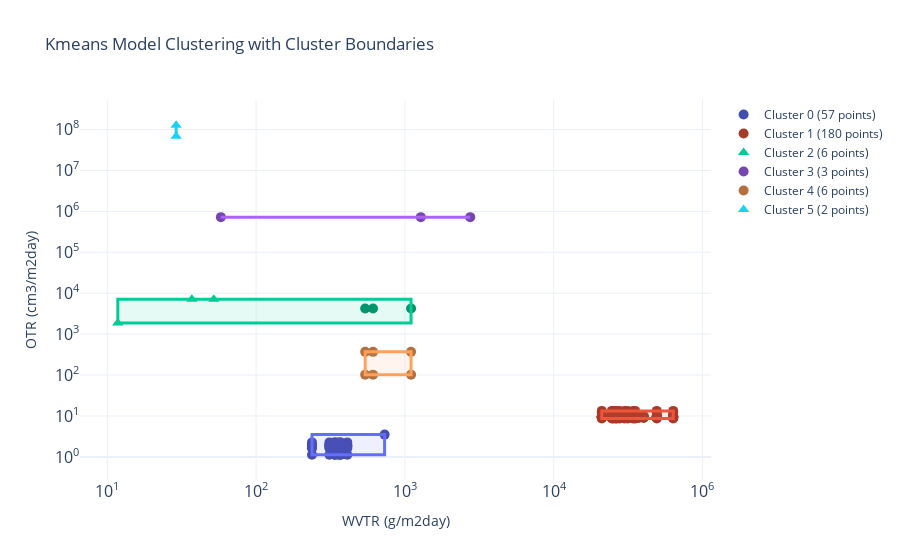

The cell this chart's notebook holds for it:
### Markdown cell above
### Kmeans

### Code cell
features = dtr[['log_OTR_Updated_Num', 'log_WVTR_Updated_Num']].dropna().values  # Drop rows with NaN
from sklearn.cluster import KMeans
from sklearn.preprocessing import StandardScaler

# Define whether to use normalization
use_normalization = True
# Normalize data if required
if use_normalization:
    scaler = StandardScaler()
    normalized_features = scaler.fit_transform(features)
else:
    normalized_features = features


# Check for valid data
if features.shape[0] == 0:
    raise ValueError("No valid data points available for clustering after removing NaNs.")

# Set the number of clusters
k = 6

# Apply KMeans clustering
kmeans = KMeans(n_clusters=k, random_state=42)
labels = kmeans.fit_predict(normalized_features)

# Add cluster labels to the original DataFrame
d_clean = dtr.dropna(subset=['log_OTR_Updated_Num', 'log_WVTR_Updated_Num']).copy()
d_clean['Cluster'] = labels

# Map clusters to Base Material
cluster_base_material_map = (
    d_clean.groupby('Cluster')['Base Material']
    .apply(lambda x: x.mode()[0] if not x.empty else f"Cluster {x.name}")
    .to_dict()
)

# Assign a color palette for clusters
color_palette = px.colors.qualitative.Plotly  # Get Plotly color palette
cluster_colors = {cluster: color_palette[i % len(color_palette)] for i, cluster in enumerate(cluster_base_material_map.keys())}

# Initialize a Plotly figure
fig = go.Figure()

# Add scatter plot for each cluster
for cluster_label in np.unique(labels):
    cluster_data = d_clean[d_clean['Cluster'] == cluster_label]
    cluster_size = len(cluster_data) 
    # cluster_name = f"Cluster {cluster_label} ({cluster_size} points) - {cluster_base_material_map[cluster_label]}"
    cluster_name = f"Cluster {cluster_label} ({cluster_size} points)"
    cluster_color = cluster_colors[cluster_label]
    
    marker_colors = [
        f"rgba({int(int(cluster_color.lstrip('#')[0:2], 16) * 0.7)},"
        f"{int(int(cluster_color.lstrip('#')[2:4], 16) * 0.7)},"
        f"{int(int(cluster_color.lstrip('#')[4:6], 16) * 0.7)}, 1)"
        if is_sustainable else cluster_color
        for is_sustainable in cluster_data['Material'].str.lower().eq('sustainable')
    ]

    # Adjust marker shape for conventional materials
    marker_symbols = [
        'triangle-up' if is_conventional else 'circle'
        for is_conventional in cluster_data['Material'].str.lower().eq('conventional')
    ]

    fig.add_trace(go.Scatter(
        x=cluster_data['log_WVTR_Updated_Num'],
        y=cluster_data['log_OTR_Updated_Num'],
        mode='markers',
        name=cluster_name,  # Legend entry with cluster number and base material
        marker=dict(size=10, color=marker_colors, symbol=marker_symbols),
        hovertemplate=(
            "Base Material: %{text}<br>"
            "Type: %{customdata[0]}<br>"
            "Secondary Material: %{customdata[1]}<br>"
            "Material:%{customdata[2]}<br>"
            "log(WVTR): %{x}<br>"
            "log(OTR): %{y}"
        ),
        text=cluster_data['Base Material'],
        customdata=cluster_data[['Type', 'Secondary Material','Material']].values
    ))

    # Calculate cluster boundary (bounding box)
    x_min = cluster_data['log_WVTR_Updated_Num'].min()
    x_max = cluster_data['log_WVTR_Updated_Num'].max()
    y_min = cluster_data['log_OTR_Updated_Num'].min()
    y_max = cluster_data['log_OTR_Updated_Num'].max()

    # Convert hex color to rgba for transparency
    if cluster_color.startswith("#"):
        r, g, b = tuple(int(cluster_color.lstrip("#")[i:i+2], 16) for i in (0, 2, 4))
        fill_color = f"rgba({r}, {g}, {b}, 0.1)"
    else:
        fill_color = cluster_color  # Fallback if color is not in hex format

    # Add a rectangle for the cluster boundary
    fig.add_shape(
        type="rect",
        x0=x_min, x1=x_max,
        y0=y_min, y1=y_max,
        line=dict(color=cluster_color, width=3),
        fillcolor=fill_color
    )
file_suffix = "normalized" if use_normalization else "unnormalized"
fig.update_layout(
    title="Kmeans Model Clustering with Cluster Boundaries_log",
    xaxis_title="WVTR (g/m2day)",
    yaxis_title="OTR (cm3/m2day)",
    template="plotly_white"
)
plotly.offline.plot(fig, filename=f'Kmeans_cluster_OP_vs_WVP_log_{file_suffix}.html', auto_open=False)

tick_vals_x = np.linspace(int(d_clean['log_WVTR_Updated_Num'].min()-1), int(d_clean['log_WVTR_Updated_Num'].max()+1), int(d_clean['log_WVTR_Updated_Num'].max()-d_clean['log_WVTR_Updated_Num'].min()+2))
tick_text_x = [f"10<sup>{int(val)}</sup>" for val in tick_vals_x]

tick_vals_y = np.linspace(int(d_clean['log_OTR_Updated_Num'].min()-1), int(d_clean['log_OTR_Updated_Num'].max()+1), int(d_clean['log_OTR_Updated_Num'].max()-d_clean['log_OTR_Updated_Num'].min()+2))
tick_text_y = [f"10<sup>{int(val)}</sup>" for val in tick_vals_y]




fig.update_layout(
    title="Kmeans Model Clustering with Cluster Boundaries",
    xaxis_title="WVTR (g/m2day)",
    yaxis_title="OTR (cm3/m2day)",
    template="plotly_white"
)    
fig.update_layout(
    xaxis=dict(
        title="WVTR (g/m2day)",
        tickvals=tick_vals_x,
        ticktext=tick_text_x,
        type='linear',  # Keeps the axis linear while displaying log ticks
        tickfont=dict(size=16),
    ),
    yaxis=dict(
        title="OTR (cm3/m2day)",
        tickvals=tick_vals_y,
        ticktext=tick_text_y,
        type='linear',  # Keeps the axis linear while displaying log ticks
        tickfont=dict(size=16),
    ),
    template="plotly_white"
# Show the updated plot
)
fig.show()
plotly.offline.plot(fig, filename=f'Kmeans_cluster_OP_vs_WVP_{file_suffix}.html', auto_open=False)

### Figure 1 — Plotly figure (JSON) as saved in the notebook; plotly's stock layout.template omitted (floating-point values rounded to 4 significant figures; data arrays with more than 128 entries replaced by an {"elided": "..."} marker saying what was removed)
{"data": [{"customdata": {"elided": "57x3 str values"}, "hovertemplate": "Base Material: %{text}<br>Type: %{customdata[0]}<br>Secondary Material: %{customdata[1]}<br>Material:%{customdata[2]}<br>log(WVTR): %{x}<br>log(OTR): %{y}", "marker": {"color": ["rgba(69,77,175, 1)", "rgba(69,77,175, 1)", "rgba(69,77,175, 1)", "rgba(69,77,175, 1)", "rgba(69,77,175, 1)", "rgba(69,77,175, 1)", "rgba(69,77,175, 1)", "rgba(69,77,175, 1)", "rgba(69,77,175, 1)", "rgba(69,77,175, 1)", "rgba(69,77,175, 1)", "rgba(69,77,175, 1)", "rgba(69,77,175, 1)", "rgba(69,77,175, 1)", "rgba(69,77,175, 1)", "rgba(69,77,175, 1)", "rgba(69,77,175, 1)", "rgba(69,77,175, 1)", "rgba(69,77,175, 1)", "rgba(69,77,175, 1)", "rgba(69,77,175, 1)", "rgba(69,77,175, 1)", "rgba(69,77,175, 1)", "rgba(69,77,175, 1)", "rgba(69,77,175, 1)", "rgba(69,77,175, 1)", "rgba(69,77,175, 1)", "rgba(69,77,175, 1)", "rgba(69,77,175, 1)", "rgba(69,77,175, 1)", "rgba(69,77,175, 1)", "rgba(69,77,175, 1)", "rgba(69,77,175, 1)", "rgba(69,77,175, 1)", "rgba(69,77,175, 1)", "rgba(69,77,175, 1)", "rgba(69,77,175, 1)", "rgba(69,77,175, 1)", "rgba(69,77,175, 1)", "rgba(69,77,175, 1)", "rgba(69,77,175, 1)", "rgba(69,77,175, 1)", "rgba(69,77,175, 1)", "rgba(69,77,175, 1)", "rgba(69,77,175, 1)", "rgba(69,77,175, 1)", "rgba(69,77,175, 1)", "rgba(69,77,175, 1)", "rgba(69,77,175, 1)", "rgba(69,77,175, 1)", "rgba(69,77,175, 1)", "rgba(69,77,175, 1)", "rgba(69,77,175, 1)", "rgba(69,77,175, 1)", "rgba(69,77,175, 1)", "rgba(69,77,175, 1)", "rgba(69,77,175, 1)"], "size": 10, "symbol": ["circle", "circle", "circle", "circle", "circle", "circle", "circle", "circle", "circle", "circle", "circle", "circle", "circle", "circle", "circle", "circle", "circle", "circle", "circle", "circle", "circle", "circle", "circle", "circle", "circle", "circle", "circle", "circle", "circle", "circle", "circle", "circle", "circle", "circle", "circle", "circle", "circle", "circle", "circle", "circle", "circle", "circle", "circle", "circle", "circle", "circle", "circle", "circle", "circle", "circle", "circle", "circle", "circle", "circle", "circle", "circle", "circle"]}, "mode": "markers", "name": "Cluster 0 (57 points)", "text": ["fish gelatin", "fish gelatin", "fish gelatin", "fish gelatin", "fish gelatin", "fish gelatin", "fish gelatin", "fish gelatin", "fish gelatin", "fish gelatin", "fish gelatin", "fish gelatin", "fish gelatin", "fish gelatin", "fish gelatin", "fish gelatin", "fish gelatin", "fish gelatin", "fish gelatin", "fish gelatin", "fish gelatin", "fish gelatin", "fish gelatin", "fish gelatin", "fish gelatin", "fish gelatin", "fish gelatin", "fish gelatin", "fish gelatin", "fish gelatin", "fish gelatin", "fish gelatin", "fish gelatin", "fish gelatin", "fish gelatin", "fish gelatin", "fish gelatin", "fish gelatin", "fish gelatin", "fish gelatin", "fish gelatin", "fish gelatin", "fish gelatin", "fish gelatin", "fish gelatin", "fish gelatin", "fish gelatin", "fish gelatin", "fish gelatin", "fish gelatin", "fish gelatin", "fish gelatin", "fish gelatin", "fish gelatin", "fish gelatin", "fish gelatin", "fish gelatin"], "type": "scatter", "x": [3.436, 2.851, 2.991, 3.079, 3.135, 3.036, 3.032, 3.06, 3.082, 2.851, 2.991, 3.079, 3.135, 3.036, 3.032, 3.06, 3.082, 2.851, 2.991, 3.079, 3.135, 3.036, 3.032, 3.06, 3.082, 2.851, 2.991, 3.079, 3.135, 3.036, 3.032, 3.06, 3.082, 2.851, 2.991, 3.079, 3.135, 3.036, 3.032, 3.06, 3.082, 2.851, 2.991, 3.079, 3.135, 3.036, 3.032, 3.06, 3.082, 2.851, 2.991, 3.079, 3.135, 3.036, 3.032, 3.06, 3.082], "y": [0.6051, 0.05843, 0.05843, 0.05843, 0.05843, 0.05843, 0.05843, 0.05843, 0.05843, 0.2931, 0.2931, 0.2931, 0.2931, 0.2931, 0.2931, 0.2931, 0.2931, 0.2338, 0.2338, 0.2338, 0.2338, 0.2338, 0.2338, 0.2338, 0.2338, 0.3308, 0.3308, 0.3308, 0.3308, 0.3308, 0.3308, 0.3308, 0.3308, 0.2785, 0.2785, 0.2785, 0.2785, 0.2785, 0.2785, 0.2785, 0.2785, 0.3945, 0.3945, 0.3945, 0.3945, 0.3945, 0.3945, 0.3945, 0.3945, 0.3166, 0.3166, 0.3166, 0.3166, 0.3166, 0.3166, 0.3166, 0.3166]}, {"customdata": {"elided": "180x3 str values"}, "hovertemplate": "Base Material: %{text}<br>Type: %{customdata[0]}<br>Secondary Material: %{customdata[1]}<br>Material:%{customdata[2]}<br>log(WVTR): %{x}<br>log(OTR): %{y}", "marker": {"color": {"elided": "180 str values"}, "size": 10, "symbol": {"elided": "180 str values"}}, "mode": "markers", "name": "Cluster 1 (180 points)", "text": {"elided": "180 str values"}, "type": "scatter", "x": {"elided": "180 float values"}, "y": {"elided": "180 float values"}}, {"customdata": [["individual", "None", "conventional"], ["individual", "None", "conventional"], ["individual", "None", "conventional"], ["individual", "None", "sustainable"], ["individual", "None", "sustainable"], ["individual", "None", "sustainable"]], "hovertemplate": "Base Material: %{text}<br>Type: %{customdata[0]}<br>Secondary Material: %{customdata[1]}<br>Material:%{customdata[2]}<br>log(WVTR): %{x}<br>log(OTR): %{y}", "marker": {"color": ["#00CC96", "#00CC96", "#00CC96", "rgba(0,142,105, 1)", "rgba(0,142,105, 1)", "rgba(0,142,105, 1)"], "size": 10, "symbol": ["triangle-up", "triangle-up", "triangle-up", "circle", "circle", "circle"]}, "mode": "markers", "name": "Cluster 2 (6 points)", "text": ["LDPE", "LDPE", "HDPE", "polylactic acid", "polylactic acid", "polylactic acid"], "type": "scatter", "x": [2.059, 1.882, 1.285, 3.343, 3.28, 3.65], "y": [4.278, 4.278, 3.636, 4.029, 4.029, 4.029]}, {"customdata": [["individual", "None", "sustainable"], ["individual", "None", "sustainable"], ["individual", "None", "sustainable"]], "hovertemplate": "Base Material: %{text}<br>Type: %{customdata[0]}<br>Secondary Material: %{customdata[1]}<br>Material:%{customdata[2]}<br>log(WVTR): %{x}<br>log(OTR): %{y}", "marker": {"color": ["rgba(119,69,175, 1)", "rgba(119,69,175, 1)", "rgba(119,69,175, 1)"], "size": 10, "symbol": ["circle", "circle", "circle"]}, "mode": "markers", "name": "Cluster 3 (3 points)", "text": ["chitosan", "chitosan", "chitosan"], "type": "scatter", "x": [3.728, 2.116, 4.127], "y": [6.511, 6.511, 6.511]}, {"customdata": [["individual", "None", "sustainable"], ["individual", "None", "sustainable"], ["individual", "None", "sustainable"], ["individual", "None", "sustainable"], ["individual", "None", "sustainable"], ["individual", "None", "sustainable"]], "hovertemplate": "Base Material: %{text}<br>Type: %{customdata[0]}<br>Secondary Material: %{customdata[1]}<br>Material:%{customdata[2]}<br>log(WVTR): %{x}<br>log(OTR): %{y}", "marker": {"color": ["rgba(178,112,62, 1)", "rgba(178,112,62, 1)", "rgba(178,112,62, 1)", "rgba(178,112,62, 1)", "rgba(178,112,62, 1)", "rgba(178,112,62, 1)"], "size": 10, "symbol": ["circle", "circle", "circle", "circle", "circle", "circle"]}, "mode": "markers", "name": "Cluster 4 (6 points)", "text": ["polylactic acid", "polylactic acid", "polylactic acid", "polylactic acid", "polylactic acid", "polylactic acid"], "type": "scatter", "x": [3.343, 3.28, 3.65, 3.343, 3.28, 3.65], "y": [2.852, 2.852, 2.852, 2.234, 2.234, 2.234]}, {"customdata": [["individual", "None", "conventional"], ["individual", "None", "conventional"]], "hovertemplate": "Base Material: %{text}<br>Type: %{customdata[0]}<br>Secondary Material: %{customdata[1]}<br>Material:%{customdata[2]}<br>log(WVTR): %{x}<br>log(OTR): %{y}", "marker": {"color": ["#19D3F3", "#19D3F3"], "size": 10, "symbol": ["triangle-up", "triangle-up"]}, "mode": "markers", "name": "Cluster 5 (2 points)", "text": ["polypropylene", "polypropylene"], "type": "scatter", "x": [1.755, 1.755], "y": [8.705, 9.006]}], "layout": {"shapes": [{"fillcolor": "rgba(99, 110, 250, 0.1)", "line": {"color": "#636EFA", "width": 3}, "type": "rect", "x0": 2.851, "x1": 3.436, "y0": 0.05843, "y1": 0.6051}, {"fillcolor": "rgba(239, 85, 59, 0.1)", "line": {"color": "#EF553B", "width": 3}, "type": "rect", "x0": 5.188, "x1": 5.764, "y0": 1.042, "y1": 1.249}, {"fillcolor": "rgba(0, 204, 150, 0.1)", "line": {"color": "#00CC96", "width": 3}, "type": "rect", "x0": 1.285, "x1": 3.65, "y0": 3.636, "y1": 4.278}, {"fillcolor": "rgba(171, 99, 250, 0.1)", "line": {"color": "#AB63FA", "width": 3}, "type": "rect", "x0": 2.116, "x1": 4.127, "y0": 6.511, "y1": 6.511}, {"fillcolor": "rgba(255, 161, 90, 0.1)", "line": {"color": "#FFA15A", "width": 3}, "type": "rect", "x0": 3.28, "x1": 3.65, "y0": 2.234, "y1": 2.852}, {"fillcolor": "rgba(25, 211, 243, 0.1)", "line": {"color": "#19D3F3", "width": 3}, "type": "rect", "x0": 1.755, "x1": 1.755, "y0": 8.705, "y1": 9.006}], "title": {"text": "Kmeans Model Clustering with Cluster Boundaries"}, "xaxis": {"tickfont": {"size": 16}, "ticktext": ["10<sup>0</sup>", "10<sup>1</sup>", "10<sup>2</sup>", "10<sup>3</sup>", "10<sup>4</sup>", "10<sup>6</sup>"], "tickvals": [0, 1.2, 2.4, 3.6, 4.8, 6], "title": {"text": "WVTR (g/m2day)"}, "type": "linear"}, "yaxis": {"tickfont": {"size": 16}, "ticktext": ["10<sup>0</sup>", "10<sup>1</sup>", "10<sup>2</sup>", "10<sup>3</sup>", "10<sup>4</sup>", "10<sup>5</sup>", "10<sup>6</sup>", "10<sup>7</sup>", "10<sup>8</sup>", "10<sup>10</sup>"], "tickvals": [0, 1.111, 2.222, 3.333, 4.444, 5.556, 6.667, 7.778, 8.889, 10], "title": {"text": "OTR (cm3/m2day)"}, "type": "linear"}}}
